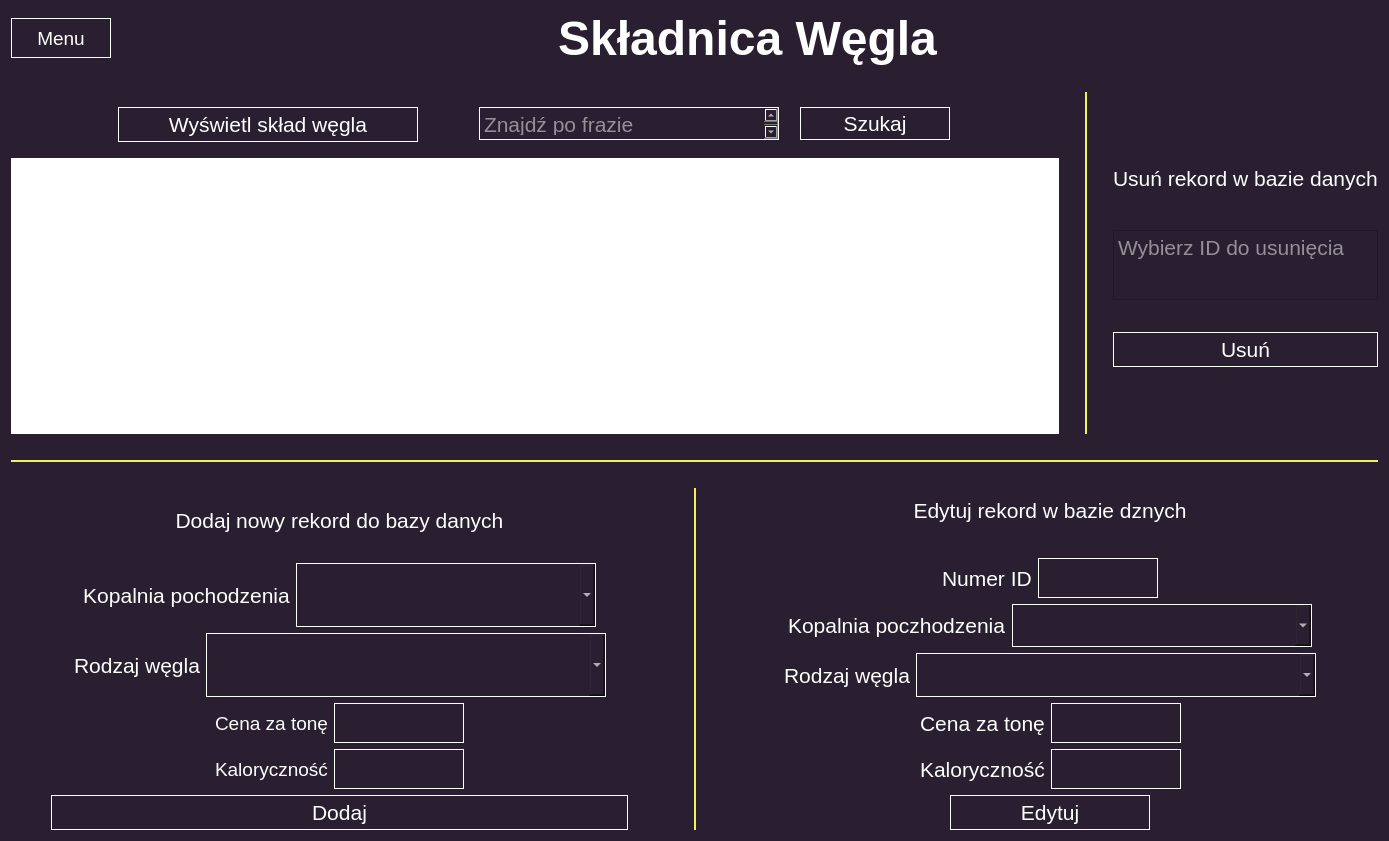
<?xml version="1.0" encoding="UTF-8"?>
<ui version="4.0">
 <class>OknoWegiel</class>
 <widget class="QDialog" name="OknoWegiel">
  <property name="geometry">
   <rect>
    <x>0</x>
    <y>0</y>
    <width>1389</width>
    <height>841</height>
   </rect>
  </property>
  <property name="font">
   <font>
    <pointsize>6</pointsize>
   </font>
  </property>
  <property name="windowTitle">
   <string>Dialog</string>
  </property>
  <property name="styleSheet">
   <string notr="true">background-color: rgb(42, 31, 48);
color: white;</string>
  </property>
  <layout class="QVBoxLayout" name="verticalLayout">
   <item>
    <layout class="QHBoxLayout" name="horizontalLayout_6">
     <item>
      <widget class="QPushButton" name="buttonMenu">
       <property name="minimumSize">
        <size>
         <width>80</width>
         <height>30</height>
        </size>
       </property>
       <property name="maximumSize">
        <size>
         <width>100</width>
         <height>40</height>
        </size>
       </property>
       <property name="font">
        <font>
         <pointsize>14</pointsize>
        </font>
       </property>
       <property name="styleSheet">
        <string notr="true">border: 1px solid white;
</string>
       </property>
       <property name="text">
        <string>Menu</string>
       </property>
      </widget>
     </item>
     <item>
      <widget class="QLabel" name="label">
       <property name="minimumSize">
        <size>
         <width>400</width>
         <height>50</height>
        </size>
       </property>
       <property name="font">
        <font>
         <pointsize>36</pointsize>
         <weight>75</weight>
         <bold>true</bold>
        </font>
       </property>
       <property name="autoFillBackground">
        <bool>false</bool>
       </property>
       <property name="text">
        <string>Składnica Węgla</string>
       </property>
       <property name="alignment">
        <set>Qt::AlignCenter</set>
       </property>
      </widget>
     </item>
    </layout>
   </item>
   <item>
    <spacer name="TytulWyswietlSpacer">
     <property name="orientation">
      <enum>Qt::Vertical</enum>
     </property>
     <property name="sizeType">
      <enum>QSizePolicy::Preferred</enum>
     </property>
     <property name="sizeHint" stdset="0">
      <size>
       <width>20</width>
       <height>20</height>
      </size>
     </property>
    </spacer>
   </item>
   <item>
    <layout class="QHBoxLayout" name="UsunWyswietlLayout">
     <item>
      <layout class="QVBoxLayout" name="WyswietlLayout">
       <item>
        <widget class="QGroupBox" name="WyswietlZnajdzLayout_2">
         <property name="maximumSize">
          <size>
           <width>16777215</width>
           <height>60</height>
          </size>
         </property>
         <property name="styleSheet">
          <string notr="true">border: none;</string>
         </property>
         <layout class="QHBoxLayout" name="WyswietlZnajdzLayout">
          <item>
           <spacer name="LewySpacer">
            <property name="orientation">
             <enum>Qt::Horizontal</enum>
            </property>
            <property name="sizeType">
             <enum>QSizePolicy::Fixed</enum>
            </property>
            <property name="sizeHint" stdset="0">
             <size>
              <width>80</width>
              <height>20</height>
             </size>
            </property>
           </spacer>
          </item>
          <item>
           <widget class="QPushButton" name="wyswietlButton">
            <property name="minimumSize">
             <size>
              <width>200</width>
              <height>35</height>
             </size>
            </property>
            <property name="maximumSize">
             <size>
              <width>300</width>
              <height>50</height>
             </size>
            </property>
            <property name="font">
             <font>
              <pointsize>16</pointsize>
             </font>
            </property>
            <property name="styleSheet">
             <string notr="true">border: 1px solid white;</string>
            </property>
            <property name="text">
             <string>Wyświetl skład węgla</string>
            </property>
           </widget>
          </item>
          <item>
           <spacer name="rodkowySpacer">
            <property name="orientation">
             <enum>Qt::Horizontal</enum>
            </property>
            <property name="sizeType">
             <enum>QSizePolicy::Preferred</enum>
            </property>
            <property name="sizeHint" stdset="0">
             <size>
              <width>40</width>
              <height>20</height>
             </size>
            </property>
           </spacer>
          </item>
          <item>
           <widget class="QTextEdit" name="searchRecord">
            <property name="maximumSize">
             <size>
              <width>300</width>
              <height>50</height>
             </size>
            </property>
            <property name="font">
             <font>
              <pointsize>16</pointsize>
             </font>
            </property>
            <property name="styleSheet">
             <string notr="true">border: 1px solid white; color white</string>
            </property>
            <property name="placeholderText">
             <string>Znajdź po frazie</string>
            </property>
           </widget>
          </item>
          <item>
           <widget class="QPushButton" name="znajdzRekord">
            <property name="maximumSize">
             <size>
              <width>150</width>
              <height>50</height>
             </size>
            </property>
            <property name="font">
             <font>
              <pointsize>16</pointsize>
             </font>
            </property>
            <property name="styleSheet">
             <string notr="true">border: 1px solid white; color: white;</string>
            </property>
            <property name="text">
             <string>Szukaj</string>
            </property>
           </widget>
          </item>
          <item>
           <spacer name="PrawySpacer">
            <property name="orientation">
             <enum>Qt::Horizontal</enum>
            </property>
            <property name="sizeType">
             <enum>QSizePolicy::Fixed</enum>
            </property>
            <property name="sizeHint" stdset="0">
             <size>
              <width>80</width>
              <height>20</height>
             </size>
            </property>
           </spacer>
          </item>
         </layout>
        </widget>
       </item>
       <item>
        <widget class="QTableView" name="tableSkladnicaWegla">
         <property name="enabled">
          <bool>true</bool>
         </property>
         <property name="minimumSize">
          <size>
           <width>400</width>
           <height>250</height>
          </size>
         </property>
         <property name="maximumSize">
          <size>
           <width>16777215</width>
           <height>300</height>
          </size>
         </property>
         <property name="font">
          <font>
           <pointsize>14</pointsize>
          </font>
         </property>
         <property name="styleSheet">
          <string notr="true">color: black;
background-color: white;
text-align: center;
</string>
         </property>
         <property name="frameShape">
          <enum>QFrame::NoFrame</enum>
         </property>
         <property name="verticalScrollBarPolicy">
          <enum>Qt::ScrollBarAsNeeded</enum>
         </property>
         <property name="sizeAdjustPolicy">
          <enum>QAbstractScrollArea::AdjustIgnored</enum>
         </property>
         <property name="alternatingRowColors">
          <bool>false</bool>
         </property>
        </widget>
       </item>
      </layout>
     </item>
     <item>
      <spacer name="LewyWstawkaUsunWyswietlSpacer">
       <property name="orientation">
        <enum>Qt::Horizontal</enum>
       </property>
       <property name="sizeType">
        <enum>QSizePolicy::Preferred</enum>
       </property>
       <property name="sizeHint" stdset="0">
        <size>
         <width>20</width>
         <height>20</height>
        </size>
       </property>
      </spacer>
     </item>
     <item>
      <widget class="QGroupBox" name="ZlotaWstawkaUsunWyswietl">
       <property name="maximumSize">
        <size>
         <width>2</width>
         <height>16777215</height>
        </size>
       </property>
       <property name="styleSheet">
        <string notr="true">border: 1px solid rgb(240, 240, 93);</string>
       </property>
       <layout class="QHBoxLayout" name="horizontalLayout"/>
      </widget>
     </item>
     <item>
      <spacer name="PrawyWstawkaUsunWyswietlSpacer">
       <property name="orientation">
        <enum>Qt::Horizontal</enum>
       </property>
       <property name="sizeType">
        <enum>QSizePolicy::Preferred</enum>
       </property>
       <property name="sizeHint" stdset="0">
        <size>
         <width>20</width>
         <height>20</height>
        </size>
       </property>
      </spacer>
     </item>
     <item>
      <layout class="QVBoxLayout" name="UsunLayout">
       <item>
        <spacer name="UsunGornySpacer">
         <property name="orientation">
          <enum>Qt::Vertical</enum>
         </property>
         <property name="sizeType">
          <enum>QSizePolicy::Preferred</enum>
         </property>
         <property name="sizeHint" stdset="0">
          <size>
           <width>20</width>
           <height>40</height>
          </size>
         </property>
        </spacer>
       </item>
       <item>
        <widget class="QLabel" name="UsunTytulLabel">
         <property name="maximumSize">
          <size>
           <width>16777215</width>
           <height>40</height>
          </size>
         </property>
         <property name="font">
          <font>
           <pointsize>16</pointsize>
          </font>
         </property>
         <property name="text">
          <string>Usuń rekord w bazie danych</string>
         </property>
        </widget>
       </item>
       <item>
        <widget class="QTextEdit" name="usunId">
         <property name="sizePolicy">
          <sizepolicy hsizetype="Minimum" vsizetype="Fixed">
           <horstretch>0</horstretch>
           <verstretch>0</verstretch>
          </sizepolicy>
         </property>
         <property name="minimumSize">
          <size>
           <width>20</width>
           <height>40</height>
          </size>
         </property>
         <property name="maximumSize">
          <size>
           <width>16777215</width>
           <height>70</height>
          </size>
         </property>
         <property name="font">
          <font>
           <pointsize>16</pointsize>
          </font>
         </property>
         <property name="styleSheet">
          <string notr="true"/>
         </property>
         <property name="placeholderText">
          <string notr="true">Wybierz ID do usunięcia</string>
         </property>
        </widget>
       </item>
       <item>
        <widget class="QPushButton" name="usunButton">
         <property name="sizePolicy">
          <sizepolicy hsizetype="Minimum" vsizetype="Fixed">
           <horstretch>0</horstretch>
           <verstretch>35</verstretch>
          </sizepolicy>
         </property>
         <property name="minimumSize">
          <size>
           <width>0</width>
           <height>35</height>
          </size>
         </property>
         <property name="font">
          <font>
           <pointsize>16</pointsize>
          </font>
         </property>
         <property name="styleSheet">
          <string notr="true">border: 1px solid white;</string>
         </property>
         <property name="text">
          <string>Usuń</string>
         </property>
        </widget>
       </item>
       <item>
        <spacer name="UsunDolnySpacer">
         <property name="orientation">
          <enum>Qt::Vertical</enum>
         </property>
         <property name="sizeType">
          <enum>QSizePolicy::Preferred</enum>
         </property>
         <property name="sizeHint" stdset="0">
          <size>
           <width>20</width>
           <height>40</height>
          </size>
         </property>
        </spacer>
       </item>
      </layout>
     </item>
    </layout>
   </item>
   <item>
    <spacer name="GornySpacer">
     <property name="orientation">
      <enum>Qt::Vertical</enum>
     </property>
     <property name="sizeType">
      <enum>QSizePolicy::Preferred</enum>
     </property>
     <property name="sizeHint" stdset="0">
      <size>
       <width>20</width>
       <height>20</height>
      </size>
     </property>
    </spacer>
   </item>
   <item>
    <widget class="QGroupBox" name="ZlotaWstawkaWyswietlDodaj">
     <property name="maximumSize">
      <size>
       <width>16777215</width>
       <height>2</height>
      </size>
     </property>
     <property name="styleSheet">
      <string notr="true">border: 1px solid rgb(240, 240, 93);</string>
     </property>
     <layout class="QVBoxLayout" name="verticalLayout_2"/>
    </widget>
   </item>
   <item>
    <spacer name="DolnySpacer">
     <property name="orientation">
      <enum>Qt::Vertical</enum>
     </property>
     <property name="sizeType">
      <enum>QSizePolicy::Preferred</enum>
     </property>
     <property name="sizeHint" stdset="0">
      <size>
       <width>20</width>
       <height>20</height>
      </size>
     </property>
    </spacer>
   </item>
   <item>
    <layout class="QHBoxLayout" name="EdytujDodajLayout">
     <item>
      <layout class="QVBoxLayout" name="DodajLayout">
       <item>
        <widget class="QLabel" name="DodajTytulLabel">
         <property name="font">
          <font>
           <pointsize>16</pointsize>
          </font>
         </property>
         <property name="text">
          <string>Dodaj nowy rekord do bazy danych</string>
         </property>
         <property name="alignment">
          <set>Qt::AlignCenter</set>
         </property>
        </widget>
       </item>
       <item>
        <spacer name="verticalSpacer_2">
         <property name="orientation">
          <enum>Qt::Vertical</enum>
         </property>
         <property name="sizeType">
          <enum>QSizePolicy::Fixed</enum>
         </property>
         <property name="sizeHint" stdset="0">
          <size>
           <width>20</width>
           <height>5</height>
          </size>
         </property>
        </spacer>
       </item>
       <item>
        <layout class="QHBoxLayout" name="DodajKopalnieLayout">
         <item>
          <spacer name="DodajLewyKopalniaSpacer">
           <property name="orientation">
            <enum>Qt::Horizontal</enum>
           </property>
           <property name="sizeHint" stdset="0">
            <size>
             <width>40</width>
             <height>20</height>
            </size>
           </property>
          </spacer>
         </item>
         <item>
          <widget class="QLabel" name="DodajKopalniaLabel">
           <property name="font">
            <font>
             <pointsize>16</pointsize>
            </font>
           </property>
           <property name="text">
            <string>Kopalnia pochodzenia</string>
           </property>
           <property name="alignment">
            <set>Qt::AlignCenter</set>
           </property>
          </widget>
         </item>
         <item>
          <widget class="QComboBox" name="kopalnie">
           <property name="sizePolicy">
            <sizepolicy hsizetype="Preferred" vsizetype="Fixed">
             <horstretch>0</horstretch>
             <verstretch>0</verstretch>
            </sizepolicy>
           </property>
           <property name="minimumSize">
            <size>
             <width>300</width>
             <height>40</height>
            </size>
           </property>
           <property name="maximumSize">
            <size>
             <width>500</width>
             <height>80</height>
            </size>
           </property>
           <property name="font">
            <font>
             <pointsize>16</pointsize>
            </font>
           </property>
           <property name="styleSheet">
            <string notr="true">border: 1px solid white</string>
           </property>
          </widget>
         </item>
         <item>
          <spacer name="DodajPrawyKopalniaSpacer">
           <property name="orientation">
            <enum>Qt::Horizontal</enum>
           </property>
           <property name="sizeHint" stdset="0">
            <size>
             <width>40</width>
             <height>20</height>
            </size>
           </property>
          </spacer>
         </item>
        </layout>
       </item>
       <item>
        <layout class="QHBoxLayout" name="DodajRodzajLayout">
         <item>
          <spacer name="DodajLewyRodzajSpacer">
           <property name="orientation">
            <enum>Qt::Horizontal</enum>
           </property>
           <property name="sizeHint" stdset="0">
            <size>
             <width>40</width>
             <height>20</height>
            </size>
           </property>
          </spacer>
         </item>
         <item>
          <widget class="QLabel" name="DodajRodzajLabel">
           <property name="font">
            <font>
             <pointsize>16</pointsize>
            </font>
           </property>
           <property name="text">
            <string>Rodzaj węgla</string>
           </property>
          </widget>
         </item>
         <item>
          <widget class="QComboBox" name="rodzaje">
           <property name="sizePolicy">
            <sizepolicy hsizetype="Preferred" vsizetype="Preferred">
             <horstretch>0</horstretch>
             <verstretch>0</verstretch>
            </sizepolicy>
           </property>
           <property name="minimumSize">
            <size>
             <width>400</width>
             <height>40</height>
            </size>
           </property>
           <property name="maximumSize">
            <size>
             <width>500</width>
             <height>80</height>
            </size>
           </property>
           <property name="font">
            <font>
             <pointsize>14</pointsize>
            </font>
           </property>
           <property name="styleSheet">
            <string notr="true">border: 1px solid white</string>
           </property>
          </widget>
         </item>
         <item>
          <spacer name="DodajPrawyRodzajSpacer">
           <property name="orientation">
            <enum>Qt::Horizontal</enum>
           </property>
           <property name="sizeHint" stdset="0">
            <size>
             <width>40</width>
             <height>20</height>
            </size>
           </property>
          </spacer>
         </item>
        </layout>
       </item>
       <item>
        <layout class="QHBoxLayout" name="DodajCenaLayout">
         <item>
          <spacer name="DodajLewyCenaSpacer">
           <property name="orientation">
            <enum>Qt::Horizontal</enum>
           </property>
           <property name="sizeHint" stdset="0">
            <size>
             <width>40</width>
             <height>20</height>
            </size>
           </property>
          </spacer>
         </item>
         <item>
          <widget class="QLabel" name="DodajCenaLabel">
           <property name="font">
            <font>
             <pointsize>14</pointsize>
            </font>
           </property>
           <property name="text">
            <string>Cena za tonę</string>
           </property>
          </widget>
         </item>
         <item>
          <widget class="QTextEdit" name="cena">
           <property name="sizePolicy">
            <sizepolicy hsizetype="Expanding" vsizetype="Preferred">
             <horstretch>0</horstretch>
             <verstretch>0</verstretch>
            </sizepolicy>
           </property>
           <property name="minimumSize">
            <size>
             <width>60</width>
             <height>38</height>
            </size>
           </property>
           <property name="maximumSize">
            <size>
             <width>130</width>
             <height>40</height>
            </size>
           </property>
           <property name="font">
            <font>
             <pointsize>16</pointsize>
            </font>
           </property>
           <property name="styleSheet">
            <string notr="true">border: 1px solid white</string>
           </property>
          </widget>
         </item>
         <item>
          <spacer name="DodajPrawyCenaSpacer">
           <property name="orientation">
            <enum>Qt::Horizontal</enum>
           </property>
           <property name="sizeHint" stdset="0">
            <size>
             <width>40</width>
             <height>20</height>
            </size>
           </property>
          </spacer>
         </item>
        </layout>
       </item>
       <item>
        <layout class="QHBoxLayout" name="DodajKalorycznoscLayout">
         <item>
          <spacer name="DodajLewyKalorycznoscSpacer">
           <property name="orientation">
            <enum>Qt::Horizontal</enum>
           </property>
           <property name="sizeHint" stdset="0">
            <size>
             <width>40</width>
             <height>20</height>
            </size>
           </property>
          </spacer>
         </item>
         <item>
          <widget class="QLabel" name="DodajKalorycznoscLabel">
           <property name="font">
            <font>
             <pointsize>14</pointsize>
            </font>
           </property>
           <property name="text">
            <string>Kaloryczność</string>
           </property>
          </widget>
         </item>
         <item>
          <widget class="QTextEdit" name="kalorycznosc">
           <property name="sizePolicy">
            <sizepolicy hsizetype="Expanding" vsizetype="Preferred">
             <horstretch>0</horstretch>
             <verstretch>0</verstretch>
            </sizepolicy>
           </property>
           <property name="minimumSize">
            <size>
             <width>50</width>
             <height>38</height>
            </size>
           </property>
           <property name="maximumSize">
            <size>
             <width>130</width>
             <height>40</height>
            </size>
           </property>
           <property name="font">
            <font>
             <pointsize>16</pointsize>
            </font>
           </property>
           <property name="styleSheet">
            <string notr="true">border: 1px solid white;</string>
           </property>
          </widget>
         </item>
         <item>
          <spacer name="DodajPrawyKalorycznoscSpacer">
           <property name="orientation">
            <enum>Qt::Horizontal</enum>
           </property>
           <property name="sizeHint" stdset="0">
            <size>
             <width>40</width>
             <height>20</height>
            </size>
           </property>
          </spacer>
         </item>
        </layout>
       </item>
       <item>
        <layout class="QHBoxLayout" name="DodajButtonLayout">
         <item>
          <spacer name="DodajLewyDodajSpacer">
           <property name="orientation">
            <enum>Qt::Horizontal</enum>
           </property>
           <property name="sizeType">
            <enum>QSizePolicy::Preferred</enum>
           </property>
           <property name="sizeHint" stdset="0">
            <size>
             <width>40</width>
             <height>20</height>
            </size>
           </property>
          </spacer>
         </item>
         <item>
          <widget class="QPushButton" name="dodajButton">
           <property name="minimumSize">
            <size>
             <width>200</width>
             <height>35</height>
            </size>
           </property>
           <property name="maximumSize">
            <size>
             <width>16474578</width>
             <height>16777215</height>
            </size>
           </property>
           <property name="font">
            <font>
             <pointsize>16</pointsize>
            </font>
           </property>
           <property name="styleSheet">
            <string notr="true">border: 1px solid white;</string>
           </property>
           <property name="text">
            <string>Dodaj</string>
           </property>
          </widget>
         </item>
         <item>
          <spacer name="DodajPrawyDodajSpacer">
           <property name="orientation">
            <enum>Qt::Horizontal</enum>
           </property>
           <property name="sizeType">
            <enum>QSizePolicy::Preferred</enum>
           </property>
           <property name="sizeHint" stdset="0">
            <size>
             <width>40</width>
             <height>20</height>
            </size>
           </property>
          </spacer>
         </item>
        </layout>
       </item>
      </layout>
     </item>
     <item>
      <spacer name="LewyWstawkaEdytujDodajSpacer">
       <property name="orientation">
        <enum>Qt::Horizontal</enum>
       </property>
       <property name="sizeType">
        <enum>QSizePolicy::Preferred</enum>
       </property>
       <property name="sizeHint" stdset="0">
        <size>
         <width>20</width>
         <height>20</height>
        </size>
       </property>
      </spacer>
     </item>
     <item>
      <widget class="QGroupBox" name="ZlotaWstawkaEdytujDoda">
       <property name="maximumSize">
        <size>
         <width>2</width>
         <height>16777215</height>
        </size>
       </property>
       <property name="styleSheet">
        <string notr="true">border: 1px solid rgb(240, 240, 93);</string>
       </property>
       <layout class="QHBoxLayout" name="horizontalLayout_2"/>
      </widget>
     </item>
     <item>
      <spacer name="PrawyWstawkaEdytujDodajSpacer">
       <property name="orientation">
        <enum>Qt::Horizontal</enum>
       </property>
       <property name="sizeType">
        <enum>QSizePolicy::Preferred</enum>
       </property>
       <property name="sizeHint" stdset="0">
        <size>
         <width>20</width>
         <height>20</height>
        </size>
       </property>
      </spacer>
     </item>
     <item>
      <layout class="QVBoxLayout" name="EdytujLayout">
       <item>
        <widget class="QLabel" name="EdytujTytulLabel">
         <property name="font">
          <font>
           <pointsize>16</pointsize>
          </font>
         </property>
         <property name="text">
          <string>Edytuj rekord w bazie dznych</string>
         </property>
         <property name="alignment">
          <set>Qt::AlignCenter</set>
         </property>
        </widget>
       </item>
       <item>
        <spacer name="verticalSpacer">
         <property name="orientation">
          <enum>Qt::Vertical</enum>
         </property>
         <property name="sizeType">
          <enum>QSizePolicy::Preferred</enum>
         </property>
         <property name="sizeHint" stdset="0">
          <size>
           <width>20</width>
           <height>20</height>
          </size>
         </property>
        </spacer>
       </item>
       <item>
        <layout class="QHBoxLayout" name="EdytujIDLayout">
         <item>
          <spacer name="EdytujLewyIDSpacer">
           <property name="orientation">
            <enum>Qt::Horizontal</enum>
           </property>
           <property name="sizeHint" stdset="0">
            <size>
             <width>40</width>
             <height>20</height>
            </size>
           </property>
          </spacer>
         </item>
         <item>
          <widget class="QLabel" name="EdytujIDLabel">
           <property name="font">
            <font>
             <pointsize>16</pointsize>
            </font>
           </property>
           <property name="text">
            <string>Numer ID</string>
           </property>
          </widget>
         </item>
         <item>
          <widget class="QTextEdit" name="EdytujID">
           <property name="minimumSize">
            <size>
             <width>0</width>
             <height>38</height>
            </size>
           </property>
           <property name="maximumSize">
            <size>
             <width>120</width>
             <height>40</height>
            </size>
           </property>
           <property name="font">
            <font>
             <pointsize>16</pointsize>
            </font>
           </property>
           <property name="styleSheet">
            <string notr="true">border: 1px solid white;</string>
           </property>
          </widget>
         </item>
         <item>
          <spacer name="EdytujPrawyIDSpacer">
           <property name="orientation">
            <enum>Qt::Horizontal</enum>
           </property>
           <property name="sizeHint" stdset="0">
            <size>
             <width>40</width>
             <height>20</height>
            </size>
           </property>
          </spacer>
         </item>
        </layout>
       </item>
       <item>
        <layout class="QHBoxLayout" name="EdytujKopalniaLayout">
         <item>
          <spacer name="EdytujLewyKopalniaSpacer">
           <property name="orientation">
            <enum>Qt::Horizontal</enum>
           </property>
           <property name="sizeHint" stdset="0">
            <size>
             <width>40</width>
             <height>20</height>
            </size>
           </property>
          </spacer>
         </item>
         <item>
          <widget class="QLabel" name="EdytujKopalniaLabel">
           <property name="font">
            <font>
             <pointsize>16</pointsize>
            </font>
           </property>
           <property name="text">
            <string>Kopalnia poczhodzenia</string>
           </property>
          </widget>
         </item>
         <item>
          <widget class="QComboBox" name="EdytujKrajPochodzenia">
           <property name="minimumSize">
            <size>
             <width>300</width>
             <height>40</height>
            </size>
           </property>
           <property name="maximumSize">
            <size>
             <width>500</width>
             <height>80</height>
            </size>
           </property>
           <property name="font">
            <font>
             <pointsize>16</pointsize>
            </font>
           </property>
           <property name="styleSheet">
            <string notr="true">border: 1px solid white;</string>
           </property>
          </widget>
         </item>
         <item>
          <spacer name="EdytujPrawyKopalniaSpacer">
           <property name="orientation">
            <enum>Qt::Horizontal</enum>
           </property>
           <property name="sizeHint" stdset="0">
            <size>
             <width>40</width>
             <height>20</height>
            </size>
           </property>
          </spacer>
         </item>
        </layout>
       </item>
       <item>
        <layout class="QHBoxLayout" name="EdytujRodzajLayout">
         <item>
          <spacer name="EdytujLewyRodzajSpacer">
           <property name="orientation">
            <enum>Qt::Horizontal</enum>
           </property>
           <property name="sizeHint" stdset="0">
            <size>
             <width>40</width>
             <height>20</height>
            </size>
           </property>
          </spacer>
         </item>
         <item>
          <widget class="QLabel" name="EdytujRodzajLabel">
           <property name="font">
            <font>
             <pointsize>16</pointsize>
            </font>
           </property>
           <property name="text">
            <string>Rodzaj węgla</string>
           </property>
          </widget>
         </item>
         <item>
          <widget class="QComboBox" name="EdytujRodzajWegla">
           <property name="minimumSize">
            <size>
             <width>400</width>
             <height>40</height>
            </size>
           </property>
           <property name="maximumSize">
            <size>
             <width>500</width>
             <height>80</height>
            </size>
           </property>
           <property name="font">
            <font>
             <pointsize>16</pointsize>
            </font>
           </property>
           <property name="styleSheet">
            <string notr="true">border: 1px solid white;</string>
           </property>
          </widget>
         </item>
         <item>
          <spacer name="EdytujPrawyRodzajSpacer">
           <property name="orientation">
            <enum>Qt::Horizontal</enum>
           </property>
           <property name="sizeHint" stdset="0">
            <size>
             <width>40</width>
             <height>20</height>
            </size>
           </property>
          </spacer>
         </item>
        </layout>
       </item>
       <item>
        <layout class="QHBoxLayout" name="EdytujCenaLayout">
         <item>
          <spacer name="EdytujLewyCenaSpacer">
           <property name="orientation">
            <enum>Qt::Horizontal</enum>
           </property>
           <property name="sizeHint" stdset="0">
            <size>
             <width>40</width>
             <height>20</height>
            </size>
           </property>
          </spacer>
         </item>
         <item>
          <widget class="QLabel" name="EdytujCenaLabel">
           <property name="font">
            <font>
             <pointsize>16</pointsize>
            </font>
           </property>
           <property name="text">
            <string>Cena za tonę</string>
           </property>
          </widget>
         </item>
         <item>
          <widget class="QTextEdit" name="EdytujCena">
           <property name="minimumSize">
            <size>
             <width>60</width>
             <height>38</height>
            </size>
           </property>
           <property name="maximumSize">
            <size>
             <width>130</width>
             <height>40</height>
            </size>
           </property>
           <property name="font">
            <font>
             <pointsize>16</pointsize>
            </font>
           </property>
           <property name="styleSheet">
            <string notr="true">border: 1px solid white;</string>
           </property>
          </widget>
         </item>
         <item>
          <spacer name="EdytujPrawyCenaSpacer">
           <property name="orientation">
            <enum>Qt::Horizontal</enum>
           </property>
           <property name="sizeHint" stdset="0">
            <size>
             <width>40</width>
             <height>20</height>
            </size>
           </property>
          </spacer>
         </item>
        </layout>
       </item>
       <item>
        <layout class="QHBoxLayout" name="EdytujKalorycznoscLayout">
         <item>
          <spacer name="EdytujLewyKalorycznoscSpacer">
           <property name="orientation">
            <enum>Qt::Horizontal</enum>
           </property>
           <property name="sizeHint" stdset="0">
            <size>
             <width>40</width>
             <height>20</height>
            </size>
           </property>
          </spacer>
         </item>
         <item>
          <widget class="QLabel" name="EdytujKalorycznoscLabel">
           <property name="font">
            <font>
             <pointsize>16</pointsize>
            </font>
           </property>
           <property name="text">
            <string>Kaloryczność</string>
           </property>
          </widget>
         </item>
         <item>
          <widget class="QTextEdit" name="EdytujKalorycznosc">
           <property name="minimumSize">
            <size>
             <width>50</width>
             <height>38</height>
            </size>
           </property>
           <property name="maximumSize">
            <size>
             <width>130</width>
             <height>40</height>
            </size>
           </property>
           <property name="font">
            <font>
             <pointsize>16</pointsize>
            </font>
           </property>
           <property name="styleSheet">
            <string notr="true">border: 1px solid white;</string>
           </property>
          </widget>
         </item>
         <item>
          <spacer name="EdytujPrawyKalorycznoscSpacer">
           <property name="orientation">
            <enum>Qt::Horizontal</enum>
           </property>
           <property name="sizeHint" stdset="0">
            <size>
             <width>40</width>
             <height>20</height>
            </size>
           </property>
          </spacer>
         </item>
        </layout>
       </item>
       <item>
        <layout class="QHBoxLayout" name="EdytujButtonLayout">
         <item>
          <spacer name="EdytujLewyButtonSpacer">
           <property name="orientation">
            <enum>Qt::Horizontal</enum>
           </property>
           <property name="sizeHint" stdset="0">
            <size>
             <width>40</width>
             <height>20</height>
            </size>
           </property>
          </spacer>
         </item>
         <item>
          <widget class="QPushButton" name="EdytujButton">
           <property name="minimumSize">
            <size>
             <width>200</width>
             <height>35</height>
            </size>
           </property>
           <property name="maximumSize">
            <size>
             <width>250</width>
             <height>16777215</height>
            </size>
           </property>
           <property name="font">
            <font>
             <pointsize>16</pointsize>
            </font>
           </property>
           <property name="styleSheet">
            <string notr="true">border: 1px solid white;</string>
           </property>
           <property name="text">
            <string>Edytuj</string>
           </property>
          </widget>
         </item>
         <item>
          <spacer name="EdytujPrawyButtonSpacer">
           <property name="orientation">
            <enum>Qt::Horizontal</enum>
           </property>
           <property name="sizeHint" stdset="0">
            <size>
             <width>40</width>
             <height>20</height>
            </size>
           </property>
          </spacer>
         </item>
        </layout>
       </item>
      </layout>
     </item>
    </layout>
   </item>
  </layout>
 </widget>
 <resources/>
 <connections/>
</ui>
